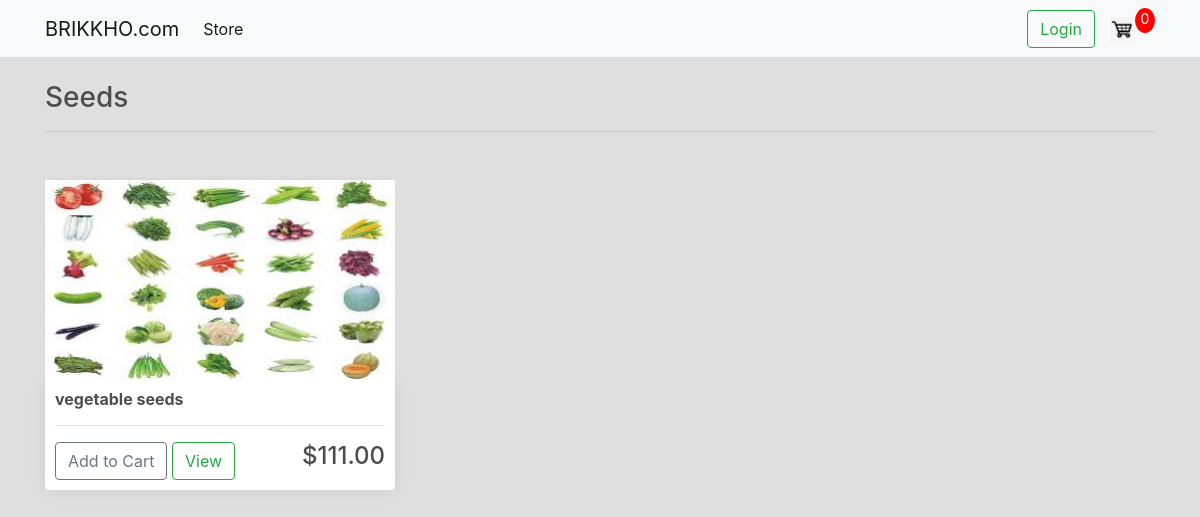
The app's page /seeds/ with its own data.
### store/models.py (models this page shows, shortened)
class Product(models.Model):
    name = models.CharField(max_length=256, null=True)
    price = models.FloatField()
    digital = models.BooleanField(default=False, null=True, blank=False)
    image = models.ImageField(null=True, blank=True)
    product_id = models.CharField(max_length=7, null=True)
    @property
    def imageURL(self):
        try:
            url = self.image.url
        except:
            url = ''
        return url

### store/views.py (the view)
# urls.py: path('seeds/', views.seeds, name='seeds'),
def seeds(request):
    data = cartData(request)
    cartItems = data['cartItems']
    products = Product.objects.all()
    context = {
        'products': products,
        'cartItems': cartItems,
    }
    return render(request, 'store/seeds.html', context)

### store/utils.py (called while the page is built, shortened)
def cookieCart(request):
	try:
		cart = json.loads(request.COOKIES['cart'])
	except:
		cart = {}
		print('CART:', cart)
	items = []
	order = {'get_cart_total':0, 'get_cart_items':0, 'shipping':False}
	cartItems = order['get_cart_items']
	return {
        'cartItems': cartItems,
        'order': order,
        'items' :items
    }

def cartData(request):
    if request.user.is_authenticated:
        customer = request.user.customer
        order, created = Order.objects.get_or_create(customer=customer, complete=False)
        items = order.orderitem_set.all()
        cartItems = order.get_cart_items
    else:
        cookieDate = cookieCart(request)
        cartItems = cookieDate['cartItems']
        order = cookieDate['order']
        items = cookieDate['items']
    return {
        'cartItems': cartItems,
        'order': order,
        'items' :items
    }

### store/templates/store/seeds.html
{% extends 'store/base.html' %}
{% load static %}
{% block content %}
    <h3>Seeds</h3>
    <hr>
    <div class="row">
        {% for product in products %}
            {% if product.product_id == 'Sd' %}
                <div class="col-lg-4" style="margin-top: 2rem;">
                    <img class="thumbnail" src="{{ product.imageURL }}" alt="">
                    <div class="box-element product">
                        <h6><strong>{{ product.name }}</strong></h6>
                        <hr>
                        <button data-product="{{ product.id }}" data-action="add" class="btn btn-outline-secondary add-btn update-cart">
                            Add to Cart
                        </button>
                        <a class="btn btn-outline-success" href="#">View</a>
                        <h4 style="display: inline-block; float: right;">${{ product.price|floatformat:2 }}</h4>
                    </div>
                </div>
            {% endif %}
        {% endfor %}
    </div>
{% endblock content %}

### static/css/main.css (style rules this page uses)
body { background-color: #dfdfdf; }
h1,h2,h3,h4,h5,h6 { color:hsl(0, 0%, 30%); }
.box-element { box-shadow:hsl(0, 0%, 80%) 0 0 16px; background-color: #fff; border-radius: 4px; padding: 10px; }
.thumbnail { width: 100%; height: 200px; -webkit-box-shadow: -1px -3px 5px -2px rgba(214,214,214,1); -moz-box-shadow: -1px -3px 5px -2px rgba(214,214,214,1); box-shadow: -1px -3px 5px -2px rgba(214,214,214,1); }
.product { border-radius: 0 0 4px 4px; }
.col-lg-4, .col-lg-6, .col-lg-8, .col-lg-12 { margin-top: 10px; }

### records on screen
Product: imageURL (picture), name "vegetable seeds", price "111.00"

### other values on screen
{{ cartItems }} "0"
